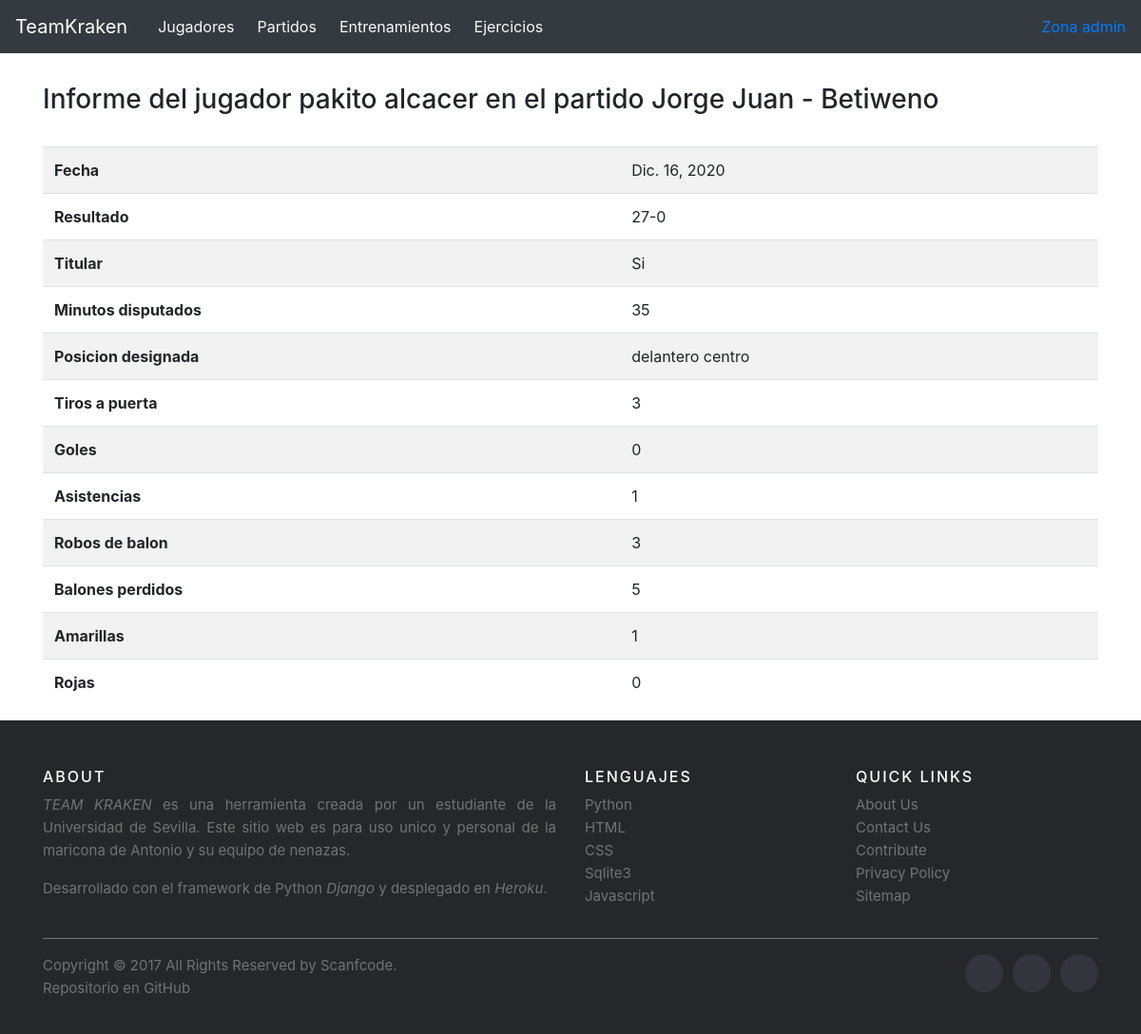
Page /partidos/partido/1/1 on the committed database.
### principal/models.py (models this page shows, shortened)
class Jugador(models.Model):
    PIE_DERECHO = 'PD'
    PIE_IZQUIERDO = 'PI'
    AMBIDIESTRO = 'AM'
    PIE_DOMINANTE_CHOICES = [
        (PIE_DERECHO, 'Pie derecho'),
        (PIE_IZQUIERDO, 'Pie izquierdo'),
        (AMBIDIESTRO, 'Ambidiestro'),
    ]
    nombre = models.CharField(max_length=30, verbose_name='Nombre')
    apellidos = models.CharField(max_length=50, verbose_name='Apellidos')
    fechaNacimiento = models.DateField(verbose_name='Fecha de nacimiento')
    posicionPrincipal = models.CharField(max_length=30, verbose_name='Posicion principal')
    posicionesSecundarias = models.ManyToManyField(Posicion)
    altura = models.DecimalField(max_digits=5, decimal_places=2)
    pieDominante = models.CharField(max_length=2, choices=PIE_DOMINANTE_CHOICES, default=PIE_DERECHO)

class Partido(models.Model):
    SI = 'Si'
    NO = 'No'
    TITULAR_CHOICES = [
        (SI, 'Si'),
        (NO, 'No')
        ]
    fecha = models.DateField(verbose_name='Fecha')
    local = models.CharField(max_length=50, verbose_name='Local')
    visitante = models.CharField(max_length=50, verbose_name='Visitante')
    resultado = models.CharField(max_length=10, verbose_name='Resultado')
    titular = models.CharField(max_length=2, choices=TITULAR_CHOICES, default=NO)
    posicion = models.ForeignKey(Posicion, on_delete=models.SET_NULL, null=True)
    tirosPuerta = models.IntegerField(verbose_name='Tiros a puerta')
    goles = models.IntegerField(verbose_name='Goles')
    asistencias = models.IntegerField(verbose_name='Asistencias')
    robosBalon = models.IntegerField(verbose_name='Robos de balon')
    balonesPerdidos = models.IntegerField(verbose_name='Balones perdidos')
    minutosJugados = models.IntegerField(verbose_name='Minutos jugados')
    amarillas = models.IntegerField(verbose_name='Amarillas')
    rojas = models.IntegerField(verbose_name='Rojas')
    jugador = models.ForeignKey(Jugador, on_delete=models.SET_NULL, null=True)

class Posicion(models.Model):
    nombre = models.CharField(max_length=30, verbose_name='Posicion')
    def __str__(self):
        return self.nombre

### principal/views.py (the view)
# urls.py: path('partidos/partido/<int:id_partido>/<int:id_jugador>', views.partidoDetails),
def partidoDetails(request, id_partido, id_jugador):
    partido = get_object_or_404(Partido, pk=id_partido)
    jugador = get_object_or_404(Jugador, pk=id_jugador)
    return render(request, 'partidoDetails.html', {'partido': partido, 'jugador': jugador})

### principal/templates/partidoDetails.html
{% extends 'base.html' %}
{% block content %}
	<br/>
	<h3>Informe del jugador {{ jugador.nombre }} {{ jugador.apellidos }} en el partido {{ partido.local }} - {{ partido.visitante }}</h3>
		<br/>
		<table class="table table-striped">
	        <tr>
	            <th>Fecha</th>
	            <td>{{ partido.fecha }}</td>
	        </tr>
	        <tr>
	            <th>Resultado</th>
	            <td>{{ partido.resultado }}</td>
	        </tr>
	        <tr>
	        	<th>Titular</th>
	        	<td>{{ partido.titular }}</td>
	        </tr>
	        <tr>
	            <th>Minutos disputados</th>
	            <td>{{ partido.minutosJugados }}</td>
	        </tr>
	        <tr>
	            <th>Posicion designada</th>
	            <td>{{ partido.posicion }}</td>
	        </tr>
	        <tr>
	        	<th>Tiros a puerta</th>
	            <td>{{ partido.tirosPuerta }}</td>
	        </tr>
	        <tr>
	            <th>Goles</th>
	            <td>{{ partido.goles }}</td>
	        </tr>
	        <tr>
	            <th>Asistencias</th>
	            <td>{{ partido.asistencias }}</td>
	        </tr>
	        <tr>
	            <th>Robos de balon</th>
	            <td>{{ partido.robosBalon }}</td>
	        </tr>
	        <tr>
	            <th>Balones perdidos</th>
	            <td>{{ partido.balonesPerdidos }}</td>
	        </tr>
	        <tr>
	            <th>Amarillas</th>
	            <td>{{ partido.amarillas }}</td>
	        </tr>
	        <tr>
	            <th>Rojas</th>
	            <td>{{ partido.rojas }}</td>
	        </tr>
	    </table>
{% endblock %}

### rows in the picture
Jugador: nombre "pakito", apellidos "alcacer"
Partido: local "Jorge Juan", visitante "Betiweno", fecha "Dic. 16, 2020", resultado "27-0", titular "Si", minutosJugados "35", posicion "delantero centro", tirosPuerta "3", goles "0", asistencias "1", robosBalon "3", balonesPerdidos "5", amarillas "1", rojas "0"
